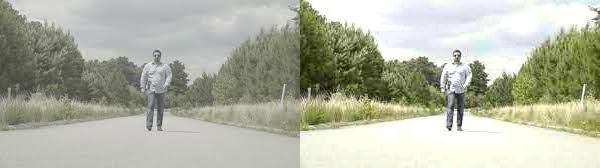

Source code (Python):
from PIL import Image

# Зчитуємо зображення
image1 = Image.open('image.jpeg')
image2 = Image.open('processed_image.jpg')
#image3 = Image.open('image2.jpg')

# Визначаємо розміри колажу та створюємо нове зображення
width, height = image1.size
collage_width = width * 2 # 3
collage_height = height
collage = Image.new('RGB', (collage_width, collage_height))

# Розміщуємо зображення у колажі
collage.paste(image1, (0, 0))
collage.paste(image2, (width, 0))
#collage.paste(image3, (width * 2, 0))

# Зберігаємо колаж
collage.save('collage.jpg')
